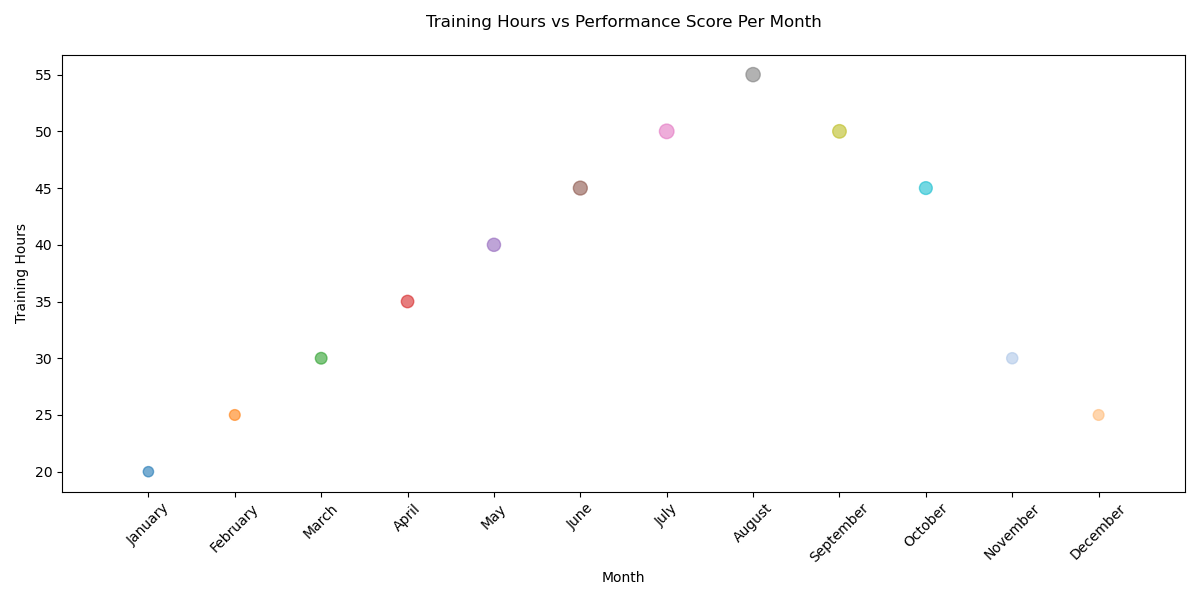

Generate this figure with Python:

import matplotlib.pyplot as plt

# Data points
months = ['January', 'February', 'March', 'April', 'May', 'June', 
          'July', 'August', 'September', 'October', 'November', 'December']
training_hours = [20, 25, 30, 35, 40, 45, 50, 55, 50, 45, 30, 25]
performance_score = [55, 60, 70, 80, 90, 100, 110, 105, 95, 85, 65, 60]

# Convert month names to numbers for plotting
month_numbers = [i+1 for i, _ in enumerate(months)]

# Scatter plot
plt.figure(figsize=(12, 6))  # Change the size of the plot
plt.scatter(month_numbers, training_hours, c=['#1f77b4', '#ff7f0e', '#2ca02c', '#d62728',
                                              '#9467bd', '#8c564b', '#e377c2', '#7f7f7f',
                                              '#bcbd22', '#17becf', '#aec7e8', '#ffbb78'],
            s=performance_score, alpha=0.6)  # Size corresponds to performance score, improved color scheme

# Customize the axes
plt.xticks(month_numbers, months, rotation=45)
plt.xlabel('Month')
plt.ylabel('Training Hours')
plt.title('Training Hours vs Performance Score Per Month', pad=20)
plt.xlim(0, 13)  # Set the limit to include all months

# Show the plot
plt.tight_layout()  # Adjust layout to fit the figure neatly
plt.show()
